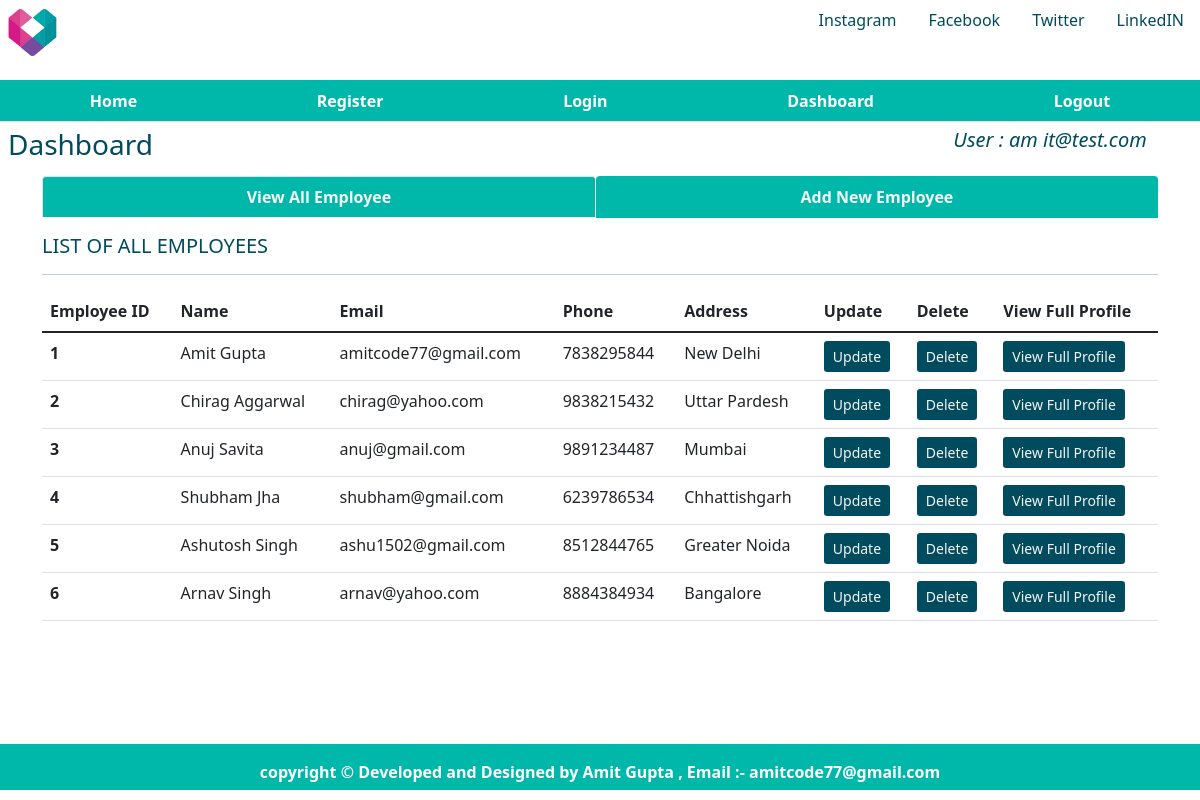
The app's page /dashboard (signed in) with its own data.
### database.py (models this page shows, shortened)
class Users(db.Model):
    id = db.Column(db.Integer, primary_key=True, autoincrement=True)
    name = db.Column(db.String(50), unique=False, nullable=False)
    password = db.Column(db.String(20), unique=False, nullable=False)
    admin = db.Column(db.Boolean, unique=False)

class Employee(db.Model):
    empid = db.Column(db.Integer, primary_key=True, autoincrement=True)
    name = db.Column(db.String(50), unique=False, nullable=False)
    email = db.Column(db.String(20), unique=False, nullable=False)
    phone = db.Column(db.Integer, unique=False, nullable=False)
    address = db.Column(db.String(100), unique=False, nullable=False)
    joining_date = db.Column(db.Date, unique=False, nullable=False)
    total_projects = db.Column(db.Integer, unique=False, nullable=False)
    total_test_case = db.Column(db.Integer, unique=False, nullable=False)
    total_defect_found = db.Column(db.Integer, unique=False, nullable=False)
    total_defects_pending = db.Column(db.Integer, unique=False, nullable=False)

### app.py (the view)
@app.route('/dashboard')
def dashboard():
    user = get_current_user()
    all_emp = Employee.query.all()
    return render_template('dashboard.html', user=user, all_emp=all_emp)

### app.py (called while the page is built)
@app.teardown_appcontext
def close_database(error):
    if hasattr(g, 'employeeapplication'):
        g.employeeapplication.close()

def get_current_user():
    user = None
    if 'user' in session:
        user = session['user']
        user_cur = Users.query.filter_by(name=user)
        user = user_cur.first()
    return user

### templates/dashboard.html
{% extends 'layout.html' %}
{% block css %}
<link rel="stylesheet" href="{{ url_for('static',filename='home.css') }}" type="text/css">
{% endblock %}
{% block body %}
<div class="child child4">
    <h3 class="m-2">Dashboard</h3>
</div>
<div class="child child5" style="color:rgb(0, 75, 93);">
    {% if user %}
    <h5 class="m-2"><i>User : {{ user['name'] }} </i></h5>
    {% endif %}
</div>
<div class="child child6  container" style="color:rgb(0, 75, 93);">
    <ul class="nav nav-tabs nav-fill mb-3">
        <li class="nav-item">
            <a class="nav-link active" aria-current="page" href="{{ url_for('dashboard') }}"
                style=" background-color: #00B8A9;; color:whitesmoke;"> <b>View All Employee </b></a>
        </li>
        <li class="nav-item">
            <a class="nav-link" style=" background-color: #00B8A9;; color:whitesmoke;"
                href="{{ url_for('addnewemp') }}"> <b>Add
                    New Employee </b></a>
        </li>
    </ul>
    <div class="table-responsive-lg caption-top">
        <caption>
            <h5>LIST OF ALL EMPLOYEES</h5>
        </caption>
        <hr>
        {% if user %}
        <table class="table">
            <thead>
                <tr>
                    <th scope="col">Employee ID</th>
                    <th scope="col">Name</th>
                    <th scope="col">Email</th>
                    <th scope="col">Phone</th>
                    <th scope="col">Address</th>
                    <th scope="col">Update</th>
                    <th scope="col">Delete</th>
                    <th scope="col">View Full Profile</th>
                </tr>
            </thead>
            <tbody>
                {% for emp in all_emp %}
                <tr>
                    <th scope="row">{{ emp['empid'] }}</th>
                    <td>{{ emp['name'] }}</td>
                    <td>{{ emp['email'] }}</td>
                    <td>{{ emp['phone'] }}</td>
                    <td>{{ emp['address'] }}</td>
                    <td>
                        <a class="btn btn-sm" style="background-color:rgb(0, 75, 93); color:whitesmoke;"
                            href="{{ url_for('fetchone', empid = emp['empid']) }}">Update
                        </a>
                    </td>
                    <td>
                        <a class="btn btn-sm" style="background-color:rgb(0, 75, 93); color:whitesmoke;"
                            href="{{ url_for('deleteemp', empid = emp['empid']) }}">Delete
                        </a>
                    </td>
                    <td>
                        <a class="btn btn-sm" style="background-color:rgb(0, 75, 93); color:whitesmoke;"
                            href="{{ url_for('singleemp', empid = emp['empid']) }}">View
                            Full Profile
                        </a>
                    </td>
                </tr>
                {% endfor %}
                {% else %}
                <h1 style="color:red;">Please Login First to See Employee Details...</h1>
                {% endif %}
            </tbody>
        </table>
    </div>
</div>
{% endblock %}

### static/home.css (style rules this page uses)
html, body { height: 100%; background-color: white; color: rgb(0, 75, 93); }
.child { margin-bottom: 10px; }
.child4 { grid-column: 1/3; grid-row: 3/4; }
.child5 { grid-column: 4/5; grid-row: 3/4; text-align: center; }
.child6 { grid-column: 1/-1; grid-row: 4/5; }

### records on screen
Users: name "am it@test.com"
Employee: empid "1", name "Amit Gupta", email "amitcode77@gmail.com", phone "7838295844", address "New Delhi"
Employee: empid "2", name "Chirag Aggarwal", email "chirag@yahoo.com", phone "9838215432", address "Uttar Pardesh"
Employee: empid "3", name "Anuj Savita", email "anuj@gmail.com", phone "9891234487", address "Mumbai"
Employee: empid "4", name "Shubham Jha", email "shubham@gmail.com", phone "6239786534", address "Chhattishgarh"
Employee: empid "5", name "Ashutosh Singh", email "ashu1502@gmail.com", phone "8512844765", address "Greater Noida"
Employee: empid "6", name "Arnav Singh", email "arnav@yahoo.com", phone "8884384934", address "Bangalore"
